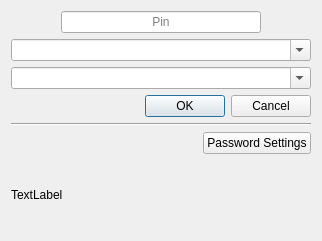
<?xml version="1.0" encoding="UTF-8"?>
<ui version="4.0">
 <class>PasswordRequestDialog</class>
 <widget class="QDialog" name="PasswordRequestDialog">
  <property name="geometry">
   <rect>
    <x>0</x>
    <y>0</y>
    <width>314</width>
    <height>241</height>
   </rect>
  </property>
  <property name="windowTitle">
   <string>Snopf Password Request</string>
  </property>
  <property name="windowIcon">
   <iconset resource="resources.qrc">
    <normaloff>:/icon/icon/icon.svg</normaloff>:/icon/icon/icon.svg</iconset>
  </property>
  <layout class="QGridLayout" name="gridLayout">
   <item row="0" column="0">
    <layout class="QVBoxLayout" name="verticalLayout">
     <item>
      <layout class="QHBoxLayout" name="horizontalLayout_6">
       <item>
        <spacer name="horizontalSpacer_9">
         <property name="orientation">
          <enum>Qt::Horizontal</enum>
         </property>
         <property name="sizeType">
          <enum>QSizePolicy::Expanding</enum>
         </property>
         <property name="sizeHint" stdset="0">
          <size>
           <width>40</width>
           <height>20</height>
          </size>
         </property>
        </spacer>
       </item>
       <item>
        <widget class="QLineEdit" name="pinEdit">
         <property name="sizePolicy">
          <sizepolicy hsizetype="Fixed" vsizetype="Fixed">
           <horstretch>0</horstretch>
           <verstretch>0</verstretch>
          </sizepolicy>
         </property>
         <property name="minimumSize">
          <size>
           <width>200</width>
           <height>0</height>
          </size>
         </property>
         <property name="maximumSize">
          <size>
           <width>70</width>
           <height>16777215</height>
          </size>
         </property>
         <property name="inputMethodHints">
          <set>Qt::ImhDigitsOnly|Qt::ImhHiddenText|Qt::ImhNoAutoUppercase|Qt::ImhNoPredictiveText|Qt::ImhSensitiveData</set>
         </property>
         <property name="inputMask">
          <string/>
         </property>
         <property name="text">
          <string/>
         </property>
         <property name="echoMode">
          <enum>QLineEdit::Password</enum>
         </property>
         <property name="alignment">
          <set>Qt::AlignCenter</set>
         </property>
         <property name="placeholderText">
          <string>Pin</string>
         </property>
        </widget>
       </item>
       <item>
        <spacer name="horizontalSpacer_8">
         <property name="orientation">
          <enum>Qt::Horizontal</enum>
         </property>
         <property name="sizeType">
          <enum>QSizePolicy::Expanding</enum>
         </property>
         <property name="sizeHint" stdset="0">
          <size>
           <width>40</width>
           <height>20</height>
          </size>
         </property>
        </spacer>
       </item>
      </layout>
     </item>
     <item>
      <widget class="QComboBox" name="hostnameComboBox">
       <property name="sizePolicy">
        <sizepolicy hsizetype="MinimumExpanding" vsizetype="Fixed">
         <horstretch>0</horstretch>
         <verstretch>0</verstretch>
        </sizepolicy>
       </property>
       <property name="minimumSize">
        <size>
         <width>300</width>
         <height>0</height>
        </size>
       </property>
       <property name="editable">
        <bool>true</bool>
       </property>
       <property name="currentText">
        <string/>
       </property>
      </widget>
     </item>
     <item>
      <widget class="QComboBox" name="accountComboBox">
       <property name="sizePolicy">
        <sizepolicy hsizetype="MinimumExpanding" vsizetype="Fixed">
         <horstretch>0</horstretch>
         <verstretch>0</verstretch>
        </sizepolicy>
       </property>
       <property name="minimumSize">
        <size>
         <width>300</width>
         <height>0</height>
        </size>
       </property>
       <property name="editable">
        <bool>true</bool>
       </property>
       <property name="currentText">
        <string/>
       </property>
      </widget>
     </item>
     <item>
      <layout class="QHBoxLayout" name="horizontalLayout_4">
       <item>
        <spacer name="horizontalSpacer_5">
         <property name="orientation">
          <enum>Qt::Horizontal</enum>
         </property>
         <property name="sizeType">
          <enum>QSizePolicy::Expanding</enum>
         </property>
         <property name="sizeHint" stdset="0">
          <size>
           <width>40</width>
           <height>20</height>
          </size>
         </property>
        </spacer>
       </item>
       <item>
        <widget class="QDialogButtonBox" name="buttonBox">
         <property name="orientation">
          <enum>Qt::Horizontal</enum>
         </property>
         <property name="standardButtons">
          <set>QDialogButtonBox::Cancel|QDialogButtonBox::Ok</set>
         </property>
        </widget>
       </item>
      </layout>
     </item>
     <item>
      <widget class="Line" name="line">
       <property name="orientation">
        <enum>Qt::Horizontal</enum>
       </property>
      </widget>
     </item>
     <item>
      <layout class="QHBoxLayout" name="horizontalLayout">
       <item>
        <spacer name="horizontalSpacer_3">
         <property name="orientation">
          <enum>Qt::Horizontal</enum>
         </property>
         <property name="sizeType">
          <enum>QSizePolicy::Expanding</enum>
         </property>
         <property name="sizeHint" stdset="0">
          <size>
           <width>40</width>
           <height>20</height>
          </size>
         </property>
        </spacer>
       </item>
       <item>
        <widget class="QPushButton" name="passwordSettingsButton">
         <property name="text">
          <string>Password Settings</string>
         </property>
        </widget>
       </item>
      </layout>
     </item>
     <item>
      <widget class="QLabel" name="infoLabel">
       <property name="text">
        <string>TextLabel</string>
       </property>
      </widget>
     </item>
    </layout>
   </item>
  </layout>
 </widget>
 <resources>
  <include location="resources.qrc"/>
 </resources>
 <connections/>
</ui>
